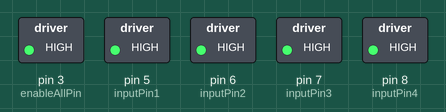
Bench run of a sketch on a simulated Arduino Uno, built with avr-gcc and run on an emulated ATmega328P. Parts: switched loads named in the sketch (green lamp = pin HIGH). What the sketch prints to the serial monitor is not drawn.

Above: at 0.1 s.
Timing chart, 0 to 1.6 s (numbered marks = the images above):
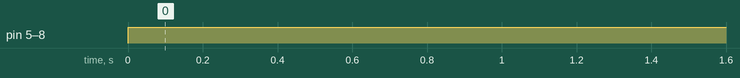

The sketch:

move_smartcar_fwd_wt_class_impln_v1.5.ino
```cpp
// move_smartcar_fwd_wt_class_impln_v1.5
// d24m08y2024
// Goal: To move smartcar forward using class implementation
// Bibliography"
// 1.) McWhorter, (2020), Introduction to Robotics and Robot Training Tutorials
// 2.) Horton and Van Weert, (2023), C++ 23
// 3.) http://www.101.lv/learn/C++/
//

#include "Motor.h"

// Declare global variable:
Motor enableAllPin {3};    // Create and initialize a Motor class objects...
Motor inputPin1 {5};
Motor inputPin2 {6};
Motor inputPin3 {7};
Motor inputPin4 {8};

// Declare global array variable:
// const int totalPins {5};    // Should be of type 'const' or else it
                        // cannot be used to specify array size
// Motor allFourMotors[totalPins]{enableAllPin, inputPin1, inputPin2, inputPin3, inputPin4};    // Create a Motor class array object

void setup() {
  // put your setup code here, to run once:
  Serial.begin(9600);    // Specify baudrate of serial monitor
  Serial.println(enableAllPin.getPinNumber());    // Retrieve and display pin numbers, respectively...
  Serial.println(inputPin1.getPinNumber());
  Serial.println(inputPin2.getPinNumber());
  Serial.println(inputPin3.getPinNumber());
  Serial.println(inputPin4.getPinNumber());


  // Setup pins:
  pinMode(enableAllPin.getPinNumber(),OUTPUT);
  pinMode(inputPin1.getPinNumber(),OUTPUT);
  pinMode(inputPin2.getPinNumber(),OUTPUT);
  pinMode(inputPin3.getPinNumber(),OUTPUT);
  pinMode(inputPin4.getPinNumber(),OUTPUT);

  // Activate main pin:
  digitalWrite(enableAllPin.getPinNumber(),HIGH);

}

void loop() {
  // put your main code here, to run repeatedly:
  // Send signals to respective pins, so as to drive smartcar forward:
  digitalWrite(inputPin1.getPinNumber(),1);
  digitalWrite(inputPin2.getPinNumber(),1);
  digitalWrite(inputPin3.getPinNumber(),1);
  digitalWrite(inputPin4.getPinNumber(),1);

  delay(1000);    // Add delay for 1 second

}
```

Motor.cpp
```cpp
// Motor.cpp
// d24m08y2024
// Rationale: Named it 'Motor' as opposed to 'Motors' because in the future
// one can create an array of motors like in the example on p. 460
// of Horton & Van Weert, (2023).
// Goal: To move smartcar forward using class implementation
// Bibliography"
// 1.) McWhorter, (2020), Introduction to Robotics and Robot Training Tutorials
// 2.) Horton and Van Weert, (2023), C++ 23
//

#include "Motor.h"
#include<Arduino.h>

// Class definitions:
Motor::Motor() = default;    // Use 'default' keyword since body of constructor
Motor::~Motor() = default;    // contains no content and it is best practice

// Constructor initialized using member initializer list:
Motor::Motor(int f_pinNum):m_pinNumber{f_pinNum}
{
  //Serial.println("Motor single-argument constructor called.");
}

// Copy constructor to copy by reference hence, '&' operator:
Motor::Motor(const Motor& f_pinNum)
    :m_pinNumber{f_pinNum.m_pinNumber}
{
  //Serial.println("Motor copy constructor called.");
}

// Member function definitions:
void Motor::setPinNumber(int f_pinNum)
{
  m_pinNumber = f_pinNum;
}

int Motor::getPinNumber()
{
  return m_pinNumber;
}
```

Motor.h
```cpp
// Motor.h
// d24m08y2024
// Rationale: Named it 'Motor' as opposed to 'Motors' because in the future
// one can create an array of motors like in the example on p. 460
// of Horton & Van Weert, (2023).
// Goal: To move smartcar forward using class implementation
// Bibliography
// 1.) McWhorter, (2020), Introduction to Robotics and Robot Training Tutorials
// 2.) Horton and Van Weert, (2023), C++ 23
//

// Class declaration of prototypes:
class Motor
{
  public:
      Motor();    // User defined default constructor prototypes
      ~Motor();    // " " " destructor " "

      explicit Motor(int f_pinNum);    // " " constructor prototype with 'explicit' keyword...
                                       // because this is a single argument constructor.
      Motor(const Motor& f_pinNum);    // User defined copy constructor prototype

      void setPinNumber(int f_pinNum);    // Member function prototype to assign
                                          // member variable with pin number
      int getPinNumber();    // "" to retrieve value of member variable
  private:
      int m_pinNumber;    // Member variable

};    // Never forget to add ';' to make this a class declaration
```

Measured:
- by itself, pin 5 (inputPin1), pin 6 (inputPin2), pin 7 (inputPin3), pin 8 (inputPin4): LOW → HIGH at 0.00 s
